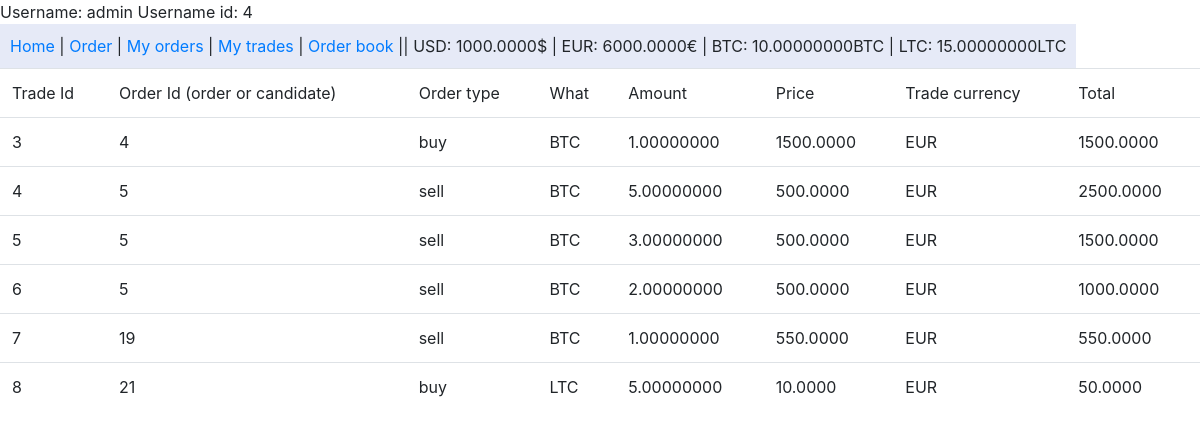
/my-trades/ (signed in), run on an earlier commit of the app's database.
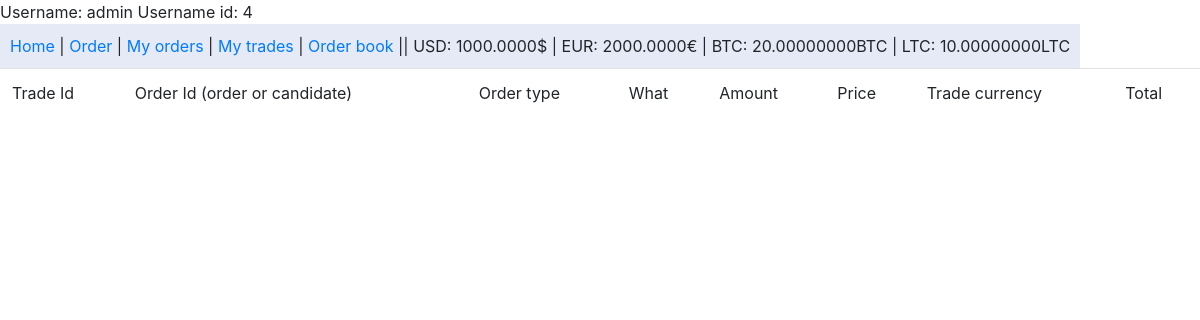
And on a later commit of the database.
### account/models.py (models this page shows)
class Account(SkeletonU):
    user = models.ForeignKey(User, related_name='%(app_label)s_%(class)s_user', on_delete=models.DO_NOTHING)
    usd = models.DecimalField('USD', max_digits=16, decimal_places=4, null=False, blank=False, default=0)
    eur = models.DecimalField('EUR', max_digits=16, decimal_places=4, null=False, blank=False, default=0)
    btc = models.DecimalField('BTC', max_digits=16, decimal_places=8, null=False, blank=False, default=0)
    ltc = models.DecimalField('LTC', max_digits=16, decimal_places=8, null=False, blank=False, default=0)

### trade/models.py (models this page shows)
class Trade(Skeleton):
    order = models.ForeignKey(Order, related_name='%(app_label)s_%(class)s_order', on_delete=models.DO_NOTHING)
    candidate = models.ForeignKey(Order, related_name='%(app_label)s_%(class)s_candidate', on_delete=models.DO_NOTHING)
    amount = models.DecimalField('Amount', max_digits=16, decimal_places=8, null=False, blank=False, default=0)
    price = models.DecimalField('Price', max_digits=10, decimal_places=4, null=False, blank=False, default=0)
    total = models.DecimalField('Amount', max_digits=10, decimal_places=4, null=False, blank=False, default=0)

### order/models.py (models this page shows, shortened)
class Order(SkeletonU):
    user = models.ForeignKey(User, related_name='%(app_label)s_%(class)s_user', on_delete=models.DO_NOTHING)
    order_type = models.CharField(max_length=4, choices=order_choices, null=False, blank=False)
    what = models.CharField(max_length=3, choices=what_choices, null=False, blank=False)
    amount = models.DecimalField(_('Amount'), max_digits=16, decimal_places=8, null=False, blank=False)
    amount_completed = models.DecimalField(_('Amount completed'), max_digits=16, decimal_places=8, null=False, blank=False, default=0)
    price = models.DecimalField(_('Buy or sell at price'), max_digits=10, decimal_places=4, null=False, blank=False)
    trade_currency = models.CharField(max_length=3, choices=trade_currency_choices, null=False, blank=False)
    status = models.CharField(max_length=6, choices=status_choices, null=False, blank=False, default='ACTIVE')

### trade/views.py (the view)
# urls.py: path('my-trades/', trade_views.my_trades, name='my-trades'),
@login_required
def my_trades(request):
    account = Account.objects.get(user=request.user)
    trades = Trade.objects.filter(Q(order__user=request.user) | Q(candidate__user=request.user))
    return render(request, 'trades.html', {'trades': trades, 'account': account, 'user': request.user})

### templates/trades.html
{% extends 'base.html' %}
{% block body %}
    <table class="table">
        <tr>
            <td>Trade Id</td>
            <td>Order Id (order or candidate)</td>
            <td>Order type</td>
            <td>What</td>
            <td>Amount</td>
            <td>Price</td>
            <td>Trade currency</td>
            <td>Total</td>
        </tr>
        {% for t in trades %}
            <tr>
                <td>{{ t.id }}</td>
                <td>{% if t.order.user == user %}{{ t.order.id }}{% elif t.candidate.user == user %}{{ t.candidate.id }}{% endif %}</td>
                <td>{% if t.order.user == user %}{{ t.order.order_type }}{% elif t.candidate.user == user %}{{ t.candidate.order_type }}{% endif %}</td>
                <td>{% if t.order.user == user %}{{ t.order.what }}{% elif t.candidate.user == user %}{{ t.candidate.what }}{% endif %}</td>
                <td>{{ t.amount}}</td>
                <td>{{ t.price }}</td>
                <td>{% if t.order.user == user %}{{ t.order.trade_currency }}{% elif t.candidate.user == user %}{{ t.candidate.trade_currency }}{% endif %}</td>
                <td>{{ t.total}}</td>
            </tr>
        {% endfor %}
    </table>
{% endblock %}

### templates/base.html (shortened to what this page needs)
<!DOCTYPE html>
<html lang="en">
<head>
    <link rel="stylesheet" href="https://maxcdn.bootstrapcdn.com/bootstrap/4.0.0/css/bootstrap.min.css">
</head>
<body>
{% block header %}
{% if account %}
    <div class="user">Username: {{ request.user.username }} Username id: {{ request.user.id }}</div>
    <ul class="headbar">
        <li><a href="{% url 'index' %}">Home</a> | </li>
        <li><a href="{% url 'order' %}">Order</a> | </li>
        <li><a href="{% url 'my-orders' %}">My orders</a> | </li>
        <li><a href="{% url 'my-trades' %}">My trades</a> |</li>
        <li><a href="{% url 'order-book' %}">Order book</a> || </li>
        <li>USD: {{ account.usd }}$ | </li>
        <li>EUR: {{ account.eur }}€ | </li>
        <li>BTC: {{ account.btc }}BTC | </li>
        <li>LTC: {{ account.ltc }}LTC</li>
    </ul>
{% endif %}
{% endblock %}
{% block body %}{% endblock %}
</body>
</html>

What changed in the data, as far as the page shows it:
removed Trade: id "3", order.id "4", order.order_type "buy", order.what "BTC", amount "1.00000000", price "1500.0000", order.trade_currency "EUR", total "1500.0000"
removed Trade: id "4", candidate.id "5", candidate.order_type "sell", candidate.what "BTC", amount "5.00000000", price "500.0000", candidate.trade_currency "EUR", total "2500.0000"
removed Trade: id "5", candidate.id "5", candidate.order_type "sell", candidate.what "BTC", amount "3.00000000", price "500.0000", candidate.trade_currency "EUR", total "1500.0000"
removed Trade: id "6", candidate.id "5", candidate.order_type "sell", candidate.what "BTC", amount "2.00000000", price "500.0000", candidate.trade_currency "EUR", total "1000.0000"
removed Trade: id "7", order.id "19", order.order_type "sell", order.what "BTC", amount "1.00000000", price "550.0000", order.trade_currency "EUR", total "550.0000"
removed Trade: id "8", order.id "21", order.order_type "buy", order.what "LTC", amount "5.00000000", price "10.0000", order.trade_currency "EUR", total "50.0000"
changed Account: eur "6000.0000" → "2000.0000"; btc "10.00000000" → "20.00000000"; ltc "15.00000000" → "10.00000000"
